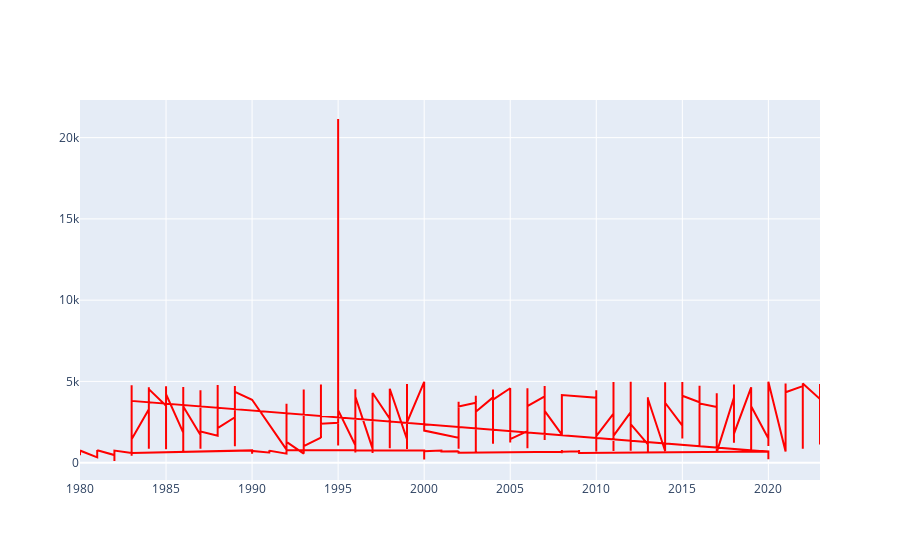

Notebook code cell kept with this figure:
### Markdown cell above
---

### Code cell
import plotly.graph_objects as go
import random
input_year = random.randint(1980,2014)
year = df['Year']
y = df['Automobile_Sales']
go.Figure().add_trace(go.Scatter(x=year, y=y, mode='lines', marker=dict(color='red')))

### Figure 1 — Plotly figure (JSON) as saved in the notebook; plotly's stock layout.template omitted (floating-point values rounded to 4 significant figures; data arrays with more than 128 entries replaced by an {"elided": "..."} marker saying what was removed)
{"data": [{"marker": {"color": "red"}, "mode": "lines", "type": "scatter", "x": {"elided": "528 int values"}, "y": {"elided": "528 float values"}}], "layout": {}}
